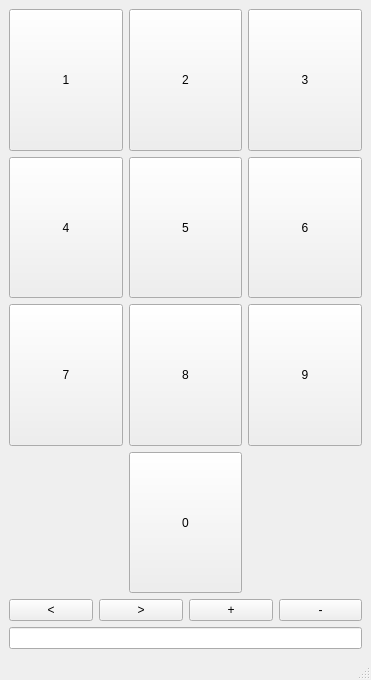
<?xml version="1.0" encoding="UTF-8"?>
<ui version="4.0">
 <class>MainWindow</class>
 <widget class="QMainWindow" name="MainWindow">
  <property name="geometry">
   <rect>
    <x>0</x>
    <y>0</y>
    <width>371</width>
    <height>680</height>
   </rect>
  </property>
  <property name="windowTitle">
   <string>MainWindow</string>
  </property>
  <widget class="QWidget" name="centralwidget">
   <layout class="QGridLayout" name="gridLayout_4">
    <item row="0" column="0">
     <layout class="QGridLayout" name="gridLayout">
      <item row="1" column="0">
       <layout class="QGridLayout" name="Numbers">
        <item row="0" column="3">
         <widget class="QPushButton" name="pushButton_7">
          <property name="sizePolicy">
           <sizepolicy hsizetype="Minimum" vsizetype="Expanding">
            <horstretch>0</horstretch>
            <verstretch>0</verstretch>
           </sizepolicy>
          </property>
          <property name="text">
           <string>3</string>
          </property>
         </widget>
        </item>
        <item row="0" column="0">
         <widget class="QPushButton" name="pushButton">
          <property name="sizePolicy">
           <sizepolicy hsizetype="Minimum" vsizetype="Expanding">
            <horstretch>0</horstretch>
            <verstretch>0</verstretch>
           </sizepolicy>
          </property>
          <property name="text">
           <string>1</string>
          </property>
         </widget>
        </item>
        <item row="1" column="0">
         <widget class="QPushButton" name="pushButton_2">
          <property name="sizePolicy">
           <sizepolicy hsizetype="Minimum" vsizetype="Expanding">
            <horstretch>0</horstretch>
            <verstretch>0</verstretch>
           </sizepolicy>
          </property>
          <property name="text">
           <string>4</string>
          </property>
         </widget>
        </item>
        <item row="1" column="1">
         <widget class="QPushButton" name="pushButton_5">
          <property name="sizePolicy">
           <sizepolicy hsizetype="Minimum" vsizetype="Expanding">
            <horstretch>0</horstretch>
            <verstretch>0</verstretch>
           </sizepolicy>
          </property>
          <property name="text">
           <string>5</string>
          </property>
         </widget>
        </item>
        <item row="2" column="3">
         <widget class="QPushButton" name="pushButton_9">
          <property name="sizePolicy">
           <sizepolicy hsizetype="Minimum" vsizetype="Expanding">
            <horstretch>0</horstretch>
            <verstretch>0</verstretch>
           </sizepolicy>
          </property>
          <property name="text">
           <string>9</string>
          </property>
         </widget>
        </item>
        <item row="3" column="1">
         <widget class="QPushButton" name="pushButton_10">
          <property name="sizePolicy">
           <sizepolicy hsizetype="Minimum" vsizetype="Expanding">
            <horstretch>0</horstretch>
            <verstretch>0</verstretch>
           </sizepolicy>
          </property>
          <property name="text">
           <string>0</string>
          </property>
         </widget>
        </item>
        <item row="2" column="1">
         <widget class="QPushButton" name="pushButton_6">
          <property name="sizePolicy">
           <sizepolicy hsizetype="Minimum" vsizetype="Expanding">
            <horstretch>0</horstretch>
            <verstretch>0</verstretch>
           </sizepolicy>
          </property>
          <property name="text">
           <string>8</string>
          </property>
         </widget>
        </item>
        <item row="0" column="1">
         <widget class="QPushButton" name="pushButton_4">
          <property name="sizePolicy">
           <sizepolicy hsizetype="Minimum" vsizetype="Expanding">
            <horstretch>0</horstretch>
            <verstretch>0</verstretch>
           </sizepolicy>
          </property>
          <property name="text">
           <string>2</string>
          </property>
         </widget>
        </item>
        <item row="1" column="3">
         <widget class="QPushButton" name="pushButton_8">
          <property name="sizePolicy">
           <sizepolicy hsizetype="Minimum" vsizetype="Expanding">
            <horstretch>0</horstretch>
            <verstretch>0</verstretch>
           </sizepolicy>
          </property>
          <property name="text">
           <string>6</string>
          </property>
         </widget>
        </item>
        <item row="2" column="0">
         <widget class="QPushButton" name="pushButton_3">
          <property name="sizePolicy">
           <sizepolicy hsizetype="Minimum" vsizetype="Expanding">
            <horstretch>0</horstretch>
            <verstretch>0</verstretch>
           </sizepolicy>
          </property>
          <property name="text">
           <string>7</string>
          </property>
         </widget>
        </item>
       </layout>
      </item>
      <item row="2" column="0" rowspan="2">
       <layout class="QGridLayout" name="gridLayout_2">
        <item row="0" column="1">
         <layout class="QGridLayout" name="GridMinPlus">
          <item row="0" column="0">
           <widget class="QPushButton" name="pushButton_11">
            <property name="text">
             <string>+</string>
            </property>
           </widget>
          </item>
          <item row="0" column="1">
           <widget class="QPushButton" name="pushButton_12">
            <property name="text">
             <string>-</string>
            </property>
           </widget>
          </item>
         </layout>
        </item>
        <item row="1" column="0" colspan="2">
         <widget class="QLineEdit" name="lineEdit"/>
        </item>
        <item row="0" column="0">
         <layout class="QGridLayout" name="gridLayout_3">
          <item row="0" column="1">
           <widget class="QPushButton" name="pushButton_16">
            <property name="text">
             <string>&gt;</string>
            </property>
           </widget>
          </item>
          <item row="0" column="0">
           <widget class="QPushButton" name="pushButton_15">
            <property name="text">
             <string>&lt;</string>
            </property>
           </widget>
          </item>
         </layout>
        </item>
       </layout>
      </item>
     </layout>
    </item>
   </layout>
  </widget>
  <widget class="QMenuBar" name="menubar">
   <property name="geometry">
    <rect>
     <x>0</x>
     <y>0</y>
     <width>371</width>
     <height>25</height>
    </rect>
   </property>
  </widget>
  <widget class="QStatusBar" name="statusbar"/>
 </widget>
 <resources/>
 <connections>
  <connection>
   <sender>pushButton</sender>
   <signal>clicked()</signal>
   <receiver>MainWindow</receiver>
   <slot>slot1()</slot>
   <hints>
    <hint type="sourcelabel">
     <x>68</x>
     <y>144</y>
    </hint>
    <hint type="destinationlabel">
     <x>244</x>
     <y>32</y>
    </hint>
   </hints>
  </connection>
  <connection>
   <sender>pushButton_4</sender>
   <signal>clicked()</signal>
   <receiver>MainWindow</receiver>
   <slot>slot2()</slot>
   <hints>
    <hint type="sourcelabel">
     <x>185</x>
     <y>69</y>
    </hint>
    <hint type="destinationlabel">
     <x>323</x>
     <y>27</y>
    </hint>
   </hints>
  </connection>
  <connection>
   <sender>pushButton_7</sender>
   <signal>clicked()</signal>
   <receiver>MainWindow</receiver>
   <slot>slot3()</slot>
   <hints>
    <hint type="sourcelabel">
     <x>296</x>
     <y>87</y>
    </hint>
    <hint type="destinationlabel">
     <x>369</x>
     <y>92</y>
    </hint>
   </hints>
  </connection>
  <connection>
   <sender>pushButton_2</sender>
   <signal>clicked()</signal>
   <receiver>MainWindow</receiver>
   <slot>slot4()</slot>
   <hints>
    <hint type="sourcelabel">
     <x>56</x>
     <y>201</y>
    </hint>
    <hint type="destinationlabel">
     <x>142</x>
     <y>165</y>
    </hint>
   </hints>
  </connection>
  <connection>
   <sender>pushButton_5</sender>
   <signal>clicked()</signal>
   <receiver>MainWindow</receiver>
   <slot>slot5()</slot>
   <hints>
    <hint type="sourcelabel">
     <x>209</x>
     <y>232</y>
    </hint>
    <hint type="destinationlabel">
     <x>256</x>
     <y>165</y>
    </hint>
   </hints>
  </connection>
  <connection>
   <sender>pushButton_8</sender>
   <signal>clicked()</signal>
   <receiver>MainWindow</receiver>
   <slot>slot6()</slot>
   <hints>
    <hint type="sourcelabel">
     <x>318</x>
     <y>240</y>
    </hint>
    <hint type="destinationlabel">
     <x>360</x>
     <y>146</y>
    </hint>
   </hints>
  </connection>
  <connection>
   <sender>pushButton_3</sender>
   <signal>clicked()</signal>
   <receiver>MainWindow</receiver>
   <slot>slot7()</slot>
   <hints>
    <hint type="sourcelabel">
     <x>101</x>
     <y>372</y>
    </hint>
    <hint type="destinationlabel">
     <x>12</x>
     <y>314</y>
    </hint>
   </hints>
  </connection>
  <connection>
   <sender>pushButton_6</sender>
   <signal>clicked()</signal>
   <receiver>MainWindow</receiver>
   <slot>slot8()</slot>
   <hints>
    <hint type="sourcelabel">
     <x>203</x>
     <y>344</y>
    </hint>
    <hint type="destinationlabel">
     <x>243</x>
     <y>302</y>
    </hint>
   </hints>
  </connection>
  <connection>
   <sender>pushButton_9</sender>
   <signal>clicked()</signal>
   <receiver>MainWindow</receiver>
   <slot>slot9()</slot>
   <hints>
    <hint type="sourcelabel">
     <x>312</x>
     <y>377</y>
    </hint>
    <hint type="destinationlabel">
     <x>366</x>
     <y>390</y>
    </hint>
   </hints>
  </connection>
  <connection>
   <sender>pushButton_10</sender>
   <signal>clicked()</signal>
   <receiver>MainWindow</receiver>
   <slot>slot0()</slot>
   <hints>
    <hint type="sourcelabel">
     <x>224</x>
     <y>519</y>
    </hint>
    <hint type="destinationlabel">
     <x>251</x>
     <y>445</y>
    </hint>
   </hints>
  </connection>
  <connection>
   <sender>pushButton_15</sender>
   <signal>clicked()</signal>
   <receiver>MainWindow</receiver>
   <slot>slotLeft()</slot>
   <hints>
    <hint type="sourcelabel">
     <x>33</x>
     <y>583</y>
    </hint>
    <hint type="destinationlabel">
     <x>5</x>
     <y>572</y>
    </hint>
   </hints>
  </connection>
  <connection>
   <sender>pushButton_16</sender>
   <signal>clicked()</signal>
   <receiver>MainWindow</receiver>
   <slot>slotRight()</slot>
   <hints>
    <hint type="sourcelabel">
     <x>112</x>
     <y>591</y>
    </hint>
    <hint type="destinationlabel">
     <x>104</x>
     <y>572</y>
    </hint>
   </hints>
  </connection>
  <connection>
   <sender>pushButton_11</sender>
   <signal>clicked()</signal>
   <receiver>MainWindow</receiver>
   <slot>slotPlus()</slot>
   <hints>
    <hint type="sourcelabel">
     <x>240</x>
     <y>580</y>
    </hint>
    <hint type="destinationlabel">
     <x>274</x>
     <y>571</y>
    </hint>
   </hints>
  </connection>
  <connection>
   <sender>pushButton_12</sender>
   <signal>clicked()</signal>
   <receiver>MainWindow</receiver>
   <slot>slotMinus()</slot>
   <hints>
    <hint type="sourcelabel">
     <x>330</x>
     <y>592</y>
    </hint>
    <hint type="destinationlabel">
     <x>361</x>
     <y>582</y>
    </hint>
   </hints>
  </connection>
 </connections>
 <slots>
  <slot>slot1()</slot>
  <slot>slot2()</slot>
  <slot>slot3()</slot>
  <slot>slot4()</slot>
  <slot>slot5()</slot>
  <slot>slot6()</slot>
  <slot>slot7()</slot>
  <slot>slot8()</slot>
  <slot>slot9()</slot>
  <slot>slot0()</slot>
  <slot>slotLeft()</slot>
  <slot>slotRight()</slot>
  <slot>slotPlus()</slot>
  <slot>slotMinus()</slot>
  <slot>DataUpdate()</slot>
 </slots>
</ui>
